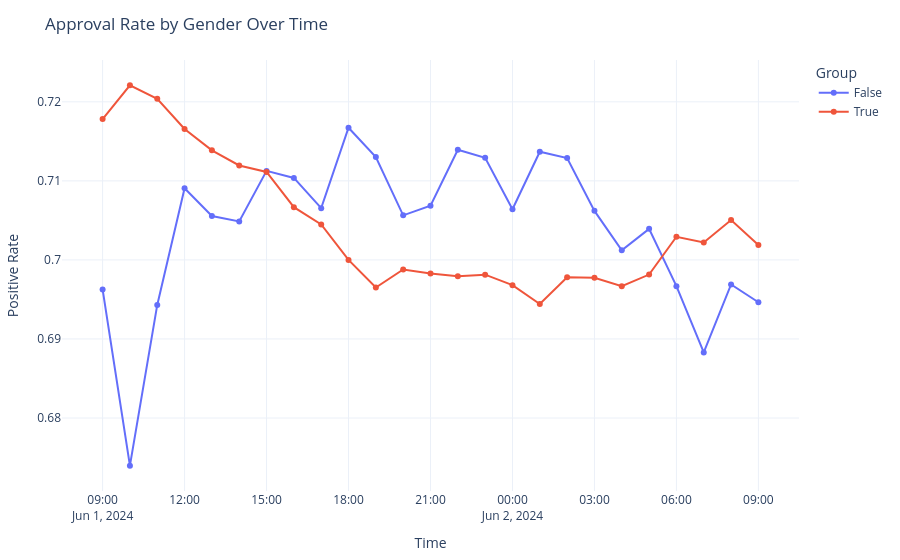

The code cell stored with this chart in its notebook:
### Markdown cell above
### 4b. Positive rate by gender

### Code cell
fig = dashboard.trend_plot(
    history,
    metric="positive_rate",
    group_col="gender",
    title="Approval Rate by Gender Over Time",
)
fig.show()
